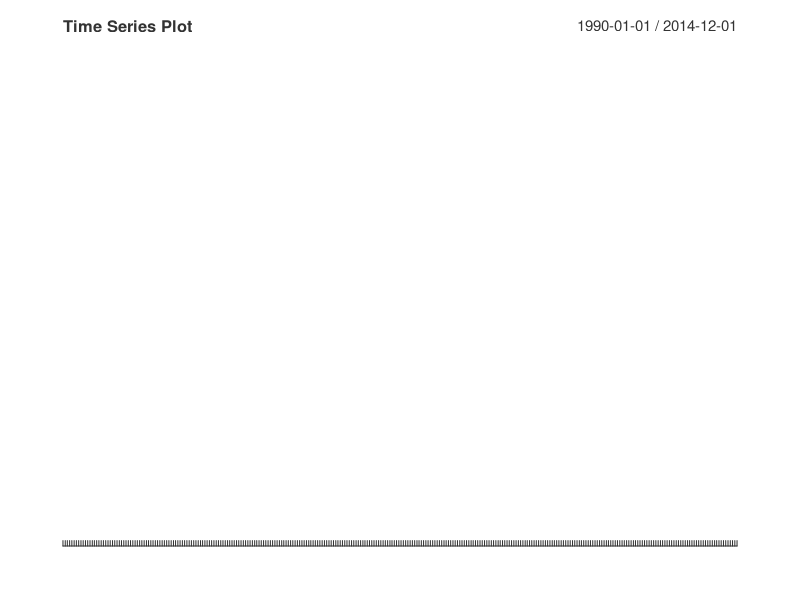

Generate this figure with R: (Note: this script raises an error after producing the figure.)
## ---- chunk 1
library(knitr)
opts_chunk$set(tidy.opts=list(width.cutoff=60),tidy=TRUE)

library(xts)
library(tseries)
library(lubridate)
## ---- chunk 2
x= as.data.frame(read.csv("Lab4-series2.csv", header = TRUE))
colnames(x) <- c("num", "value")
idx <- seq(as.Date("1990/1/1"), by = "month", length.out = dim(x)[1])

ts_all <- xts(x['value'], order.by=idx)
str(ts_all)
head(ts_all,10)
options(digits = 4)
#Create train set from 1990-2014
ts = ts_all['1990-01-01/2014-12-31']
ts.test = ts_all["2015-01-01/"]
ts.test
## ---- chunk 3
plot.xts(ts, type='l', minor.ticks = NULL, major.ticks = 12, main="Time Series Plot", grid.ticks.on="years")
## ---- chunk 4
#is the data stationary in the mean/variance?
#Let's look at the acf and pacf plots
  par(mfrow=c(1,2))
  acf(ts, main="ACF of Given Series")
  pacf(ts, main="PACF of Given Series")
## ---- chunk 5

#Conduct Ljung-Box test to see if data are serially correlated
  BoxPValue = Box.test(ts,type='Ljung-Box',lag=20)$p.value
  result = "Data are Random"
  if (BoxPValue < 0.05){ result = "Data are NOT random "} 
  print(paste(result, " - p-value of box-test = ",BoxPValue))

#conduct Dicky-Fuller test to see if series is stationary
  adfPvalue = adf.test(ts)$p.value
  result = "Unit Root Present - Non Stationary Series"
  if (adfPvalue < 0.05){ result = " Reject Unit Root Presence - Stationary Series"} 
  print(paste(result, " - p-value of adf-test =",adfPvalue))

monthplot(ts)

## ---- chunk 6
diff1 = diff(ts, lag=1, differences=1, na.pad = F)
autoplot.zoo(diff1)

par(mfrow=c(1,2))
acf(diff1, na.action=na.pass)
pacf(diff1, na.action=na.pass)

adfPvalue = adf.test(diff1)$p.value

result = "Unit Root Present - Non Stationary Series"
if (adfPvalue < 0.05){ result = " Reject Unit Root Presence - Stationary Series"} 
print(paste(result, " - p-value of adf-test =",adfPvalue))

#JK 11/30
mean(ts)
mean(diff1)

#Decompose, stl shows no seasonality
decompose(diff1)

#Plot residuals, add a smoother

#Add linear regression on month, ANOVA by month, visualization

#Percentage Error: p_i=100e_i/y_i
#MAPE: MAPE=mean(|p_i|).
MAPE = function(y.meas, y.pred){
  m = c()
  for (i in seq(1, length(y.meas))){
    m[i] = abs((y.meas[i]-y.pred[i])/y.meas[i])
  }
  return(mean(m))
}

#sMAPE: sMAPE=mean(200|y_i???y_i_hat|/(y_i+y_i_hat))
#Cite: https://robjhyndman.com/hyndsight/smape/
sMAPE = function(y.meas, y.pred){
  s = c()
  for (i in seq(1, length(y.meas))){
    s[i] = 2*abs(y.meas[i]-y.pred[i])/(abs(y.meas[i])+abs(y.pred[i]))
  }
  return(mean(s))
}

arima.loop = function(p,d,q,P,D,Q,M){
  df = data.frame(matrix(vector(), nrow = 0, ncol =  11,
                dimnames=list(c(), c("p",'d','q','P','D','Q','m',"AIC","BIC","MAPE","sMAPE"))),
                stringsAsFactors=F)
  for (m in M){
    for (D in seq(0,D)){
      for (P in seq(0,P)){
        for (Q in seq(0,Q)){
          for (d in seq(0,d)){
            for (p in seq(0,p)){
              for (q in seq(0,q)){
                modfit = arima(ts, order = c(p,d,q), 
                      seasonal = list(order = c(P,D,Q),period=m),
                      method = "ML")
                mf.aic = modfit$aic
                mf.bic = BIC(modfit)
                pr = predict(modfit, n.ahead = 11)
                mf.mape = MAPE(ts.test, pr$pred)
                mf.smape = sMAPE(ts.test, pr$pred)
                df[dim(df)[1]+1,] = c(p,d,q,P,D,Q,m,mf.aic,mf.bic,mf.mape,mf.smape)
              }}}}}}}
  return(df)
  }

test.arloop = arima.loop(2,1,1,1,1,1,c(12))

test.arloop[order(test.arloop$sMAPE), ] 
test.arloop[order(test.arloop$AIC), ] 



#Can we use multiple seasons (e.g. 12 and 4?)
best.arima = arima(ts, order = c(1,1,1),
                   seasonal = list(order = c(0,1,1),period=12),
                   method = "ML")
acf(best.arima$residuals)
pacf(best.arima$residuals)
tsdiag(best.arima)

best.arima$aic
BIC(best.arima)
pr = predict(best.arima, n.ahead = 11)
sMAPE(ts.test,pr$pred)
MAPE(ts.test,pr$pred)

best.arima2 = arima(ts, order = c(2,0,0),
                   seasonal = list(order = c(0,1,0),period=12),
                   method = "ML")
acf(best.arima2$residuals)
pacf(best.arima2$residuals)
tsdiag(best.arima2)

best.arima2$aic
BIC(best.arima2)
pr = predict(best.arima2, n.ahead = 11)
sMAPE(ts.test,pr$pred)
MAPE(ts.test,pr$pred)

best.arima3 = arima(ts, order = c(2,0,0),
                   seasonal = list(order = c(1,1,1),period=12),
                   method = "ML")
acf(best.arima2$residuals)
pacf(best.arima2$residuals)
tsdiag(best.arima2)

best.arima3$aic
BIC(best.arima3)
pr = predict(best.arima3, n.ahead = 11)
sMAPE(ts.test,pr$pred)
MAPE(ts.test,pr$pred)

#Try loops with the other ARIMA methods (ML, CSS)

## ---- chunk 7
#Look at monthly averages
par(mfrow=c(1,2))
plot(aggregate(ts, month(index(ts)), mean), type='o')
monthplot(ts)
## ---- chunk 8
#since this is a monthly series, let's try a 12-m seasonal difference

diff12 = diff(ts, lag=12, differences = 1)['1991-01-01/']
autoplot.zoo(diff12)
par(mfrow=c(1,2))
acf(diff12)
pacf(diff12)
## ---- chunk 9
adfPvalue = adf.test(diff12)$p.value
result = "Unit Root Present - Non Stationary Series"
if (adfPvalue < 0.05){ result = " Reject Unit Root Presence - Stationary Series"} 
print(paste(result, " - p-value of adf-test =",adfPvalue))

## ---- chunk 10

#JUST PLAYING WITH OTHER LAGS IN ADDITION TO 12.  SOMEWHAT LOST HERE

diff3 = diff(diff12, lag=3, differences=1)['1991-04-01/']
acf(diff3)
pacf(diff3)
